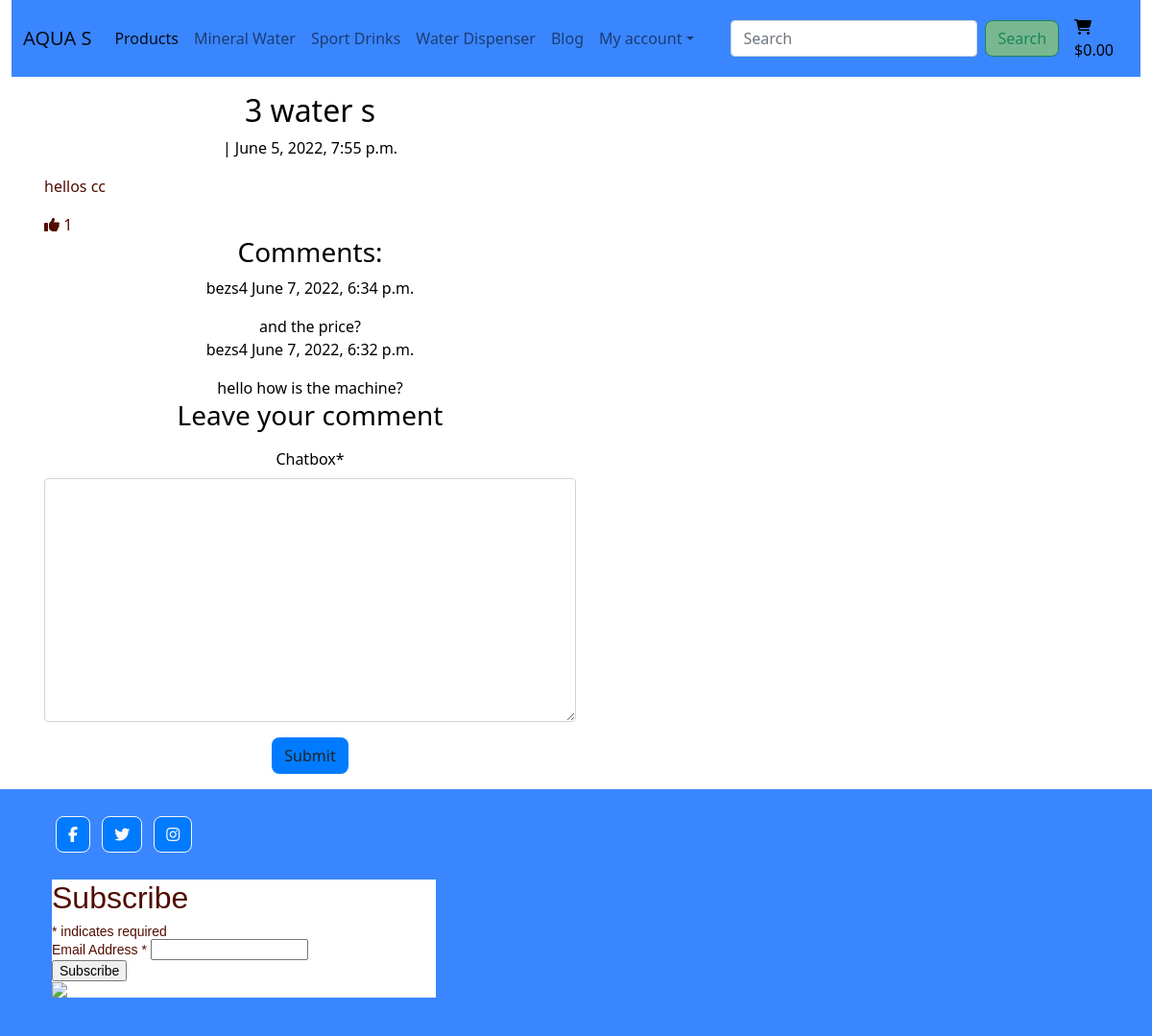
/blog/comment/test_water6, run on the app's committed database.
### blog/models.py (models this page shows, shortened)
class Feedback(models.Model):
    title = models.CharField(max_length=200, unique=True)
    slug = models.SlugField(max_length=200, unique=True)
    author = models.ForeignKey(User, on_delete=models.CASCADE, related_name='posts')
    posted_date = models.DateTimeField(auto_now_add=True)
    content = models.TextField()
    status = models.IntegerField(choices=STATUS, default=0)
    likes = models.ManyToManyField(User, related_name='bloglike', blank=True)
    class Meta:
        ordering = ['posted_date']
    def item_like(self):
        return self.likes.count()

class Comment(models.Model):
    post = models.ForeignKey(Feedback, on_delete=models.CASCADE, related_name="comments")
    name = models.CharField(max_length=30)
    email = models.EmailField(max_length=50)
    chatbox = models.TextField()
    posted_date = models.DateTimeField(auto_now_add=True)
    approved = models.BooleanField(default=False)
    class Meta:
        ordering = ['posted_date']

### blog/views.py (the view, shortened to what this page needs)
# urls.py: path('comment/<slug:slug>', views.FeedbackDetail.as_view(), name='feedback_detail'),
class FeedbackDetail(View):
    def get(self, request, slug, *args, **kwargs):
        queryset = Feedback.objects.filter(status=1)
        post = get_object_or_404(queryset, slug=slug)
        comments = post.comments.filter(approved=True).order_by('-posted_date')
        return render(
            request,
            'blog/comment_detail.html',
            {
                'post': post,
                'comments': comments,
                'commented': False,
                'comment_form': CommentForm()
            },
        )

### blog/forms.py
class CommentForm(forms.ModelForm):
    class Meta:
        model = Comment
        fields = ('chatbox',)

### bag/contexts.py (called while the page is built, shortened)
def bag_contents(request):
    bag_items = []
    total = 0
    product_quantity = 0
    bag = request.session.get('bag', {})
    if total < settings.FREE_DELIVERY_TRESHOLD:
        delivery = total * Decimal(settings.STANDARD_DELIVERY_PERCENTAGE / 100)
        free_delivery_delta = settings.FREE_DELIVERY_TRESHOLD - total
    else:
        delivery = 0
        free_delivery_delta = 0
    grand_total = delivery + total
    context = {
        'bag_items': bag_items,
        'total': total,
        'product_quantity': product_quantity,
        'delivery': delivery,
        'free_delivery_delta': free_delivery_delta,
        'free_delivery_treshold': settings.FREE_DELIVERY_TRESHOLD,
        'grand_total': grand_total,
    }
    return context

### blog/templates/blog/comment_detail.html (shortened to what this page needs)
{% extends 'base.html' %}
{% load static %}
{% block content %}
    <div class="overlay"></div>
    <div class="container fluid">
        <div class="row">
            <div class="card-body">
                <div class="col-sm-6 text-black text-center">
                    <h2 class="comment-title">{{ post.title }}</h2>
                    <p class="comment-text">{{ post.user }} | {{ post.posted_date }}</p>
                </div>
                <div class="row">
                    <p class="card-text">{{ post.content }}</p>
                    <div class="row">
                        <div class="col">
                            {% if user.is_authenticated %}
                            <form method="POST" action="{% url 'feedback_like' post.slug %}">
                                {% csrf_token %}
                                {% if like %}
                                    <button type="submit" class="btn btn-black"><i class="fas fa-thumbs-up"></i></button>
                                {% else %}
                                    <button type="submit" class="btn btn-black"><i class="fas fa-thumbs-up"></i></button>
                                {% endif %}
                            </form>
                            {% else %}
                            <span><i class="fas fa-thumbs-up"></i></span>
                            {% endif %}
                            <span>{{ post.item_like }}</span>
                        </div>
                    </div>
                </div>
                <div class="col-sm-6 text-black text-center">
                    <h3>Comments:</h3>
                    {% for comment in comments %}
                    <div class="comments">
                        <p>{{ comment.name }}
                            <span>{{ comment.posted_date }}</span>
                        </p>
                        {{ comment.chatbox }}
                    </div>
                    {% endfor %}
                </div>
                <div class="col-sm-6 text-black text-center">
                    <h3>Leave your comment</h3>
                    <form method="POST">
                        {{ comment_form | crispy }}
                        <button type="submit-button" class="btn btn-black">Submit</button>
                    </form>
                </div>
            </div>
        </div>
    </div>
{% endblock %}

### static/css/base.css (style rules this page uses)
html { height: 100%; }
body { background: url('/media/sunset.png') no-repeat center center fixed; background-size: cover; height: calc(100vh - 164px); color: #520c00; }
.overlay { height: 100%; width: 100%; top: 0; left: 0; position: fixed; background: #fff; z-index: -1; }
.btn { background: #007bff; border-radius: 0.5rem; }

### data on the page
Feedback: title "3 water s", posted_date "June 5, 2022, 7:55 p.m.", content "hellos cc", item_like "1"
Comment: name "bezs4", posted_date "June 7, 2022, 6:34 p.m.", chatbox "and the price?"
Comment: name "bezs4", posted_date "June 7, 2022, 6:32 p.m.", chatbox "hello how is the machine?"
